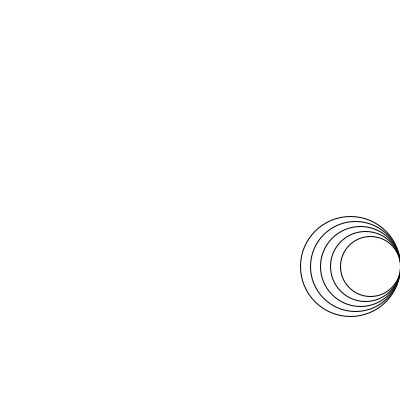
Frame 1 (no input)
Frame 60 (the mouse pressed at the canvas centre just before this capture): identical to frame 1, image omitted
Frame 120 (the mouse held since frame 60 and released just before this capture): identical to frame 1, image omitted

The Processing sketch that drew this single still picture (run headless with seeded random() and noise(); from frame 60 on, the mouse is pressed at the canvas centre):

// Processing sketch: Opdracht_9_6_vijf_cirkels_met_hetzelfde_beginpunt__rechts_midde
// ── Opdracht_9_6_vijf_cirkels_met_hetzelfde_beginpunt__rechts_midde.pde


int c=100;
void setup() {
   size(400, 400);
  background(255);
 
  tekenCirkels();
}

void draw() {
}

void tekenCirkels() {

  for (int i = 1; i<=5; i++) {

    ellipse(width-c/2,height/1.5,c,c);
    
    c=c-10;
  }
}
